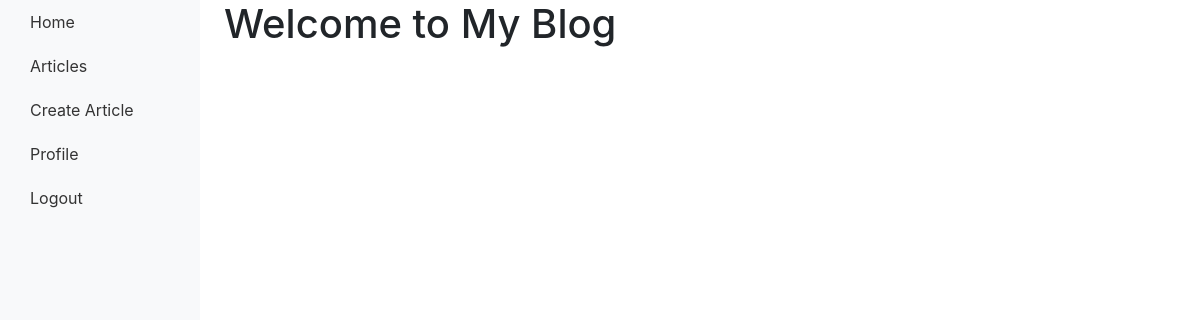
The app's page /, older data.
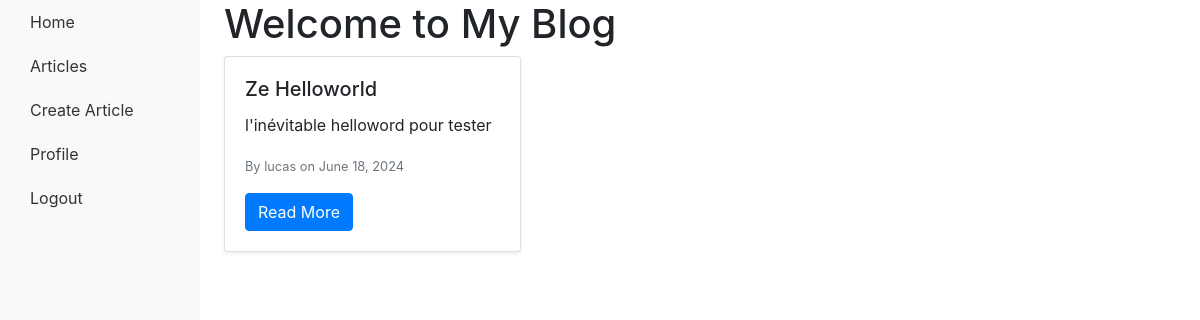
The same page, newer data.
### main/models.py (models this page shows, shortened)
class Article(models.Model):
    title = models.CharField(max_length=200)
    content = models.TextField()
    publication_date = models.DateField(auto_now_add=True)  # Automatically set the publication date
    author = models.ForeignKey(User, on_delete=models.CASCADE)
    categories = models.ManyToManyField(Category, related_name='articles')
    slug = models.SlugField(unique=True)
    meta_description = models.TextField()

### main/views.py (the view)
# urls.py: path('', views.home, name='home'),
def home(request):
    articles = Article.objects.all()
    return render(request, 'main/home.html', {'articles': articles})

### main/templates/main/home.html (shortened to what this page needs)
{% extends 'main/base.html' %}
{% load static %}
{% block content %}
    <h1>Welcome to My Blog</h1>
    <div class="row">
        {% for article in articles %}
            <div class="col-md-4">
                <div class="card mb-4 shadow-sm">
                    <div class="card-body">
                        <h5 class="card-title">{{ article.title }}</h5>
                        <p class="card-text">{{ article.content|truncatewords:20 }}</p>
                        <p class="card-text"><small class="text-muted">By {{ article.author.username }} on {{ article.publication_date }}</small></p>
                        <a href="{% url 'article_detail' article.slug %}" class="btn btn-primary">Read More</a>
                    </div>
                </div>
            </div>
        {% endfor %}
    </div>
{% endblock %}

Row changes from the older to the newer data that the page shows:
added Article: title "Ze Helloworld", content "l'inévitable helloword pour tester", author.username "lucas", publication_date "June 18, 2024"
